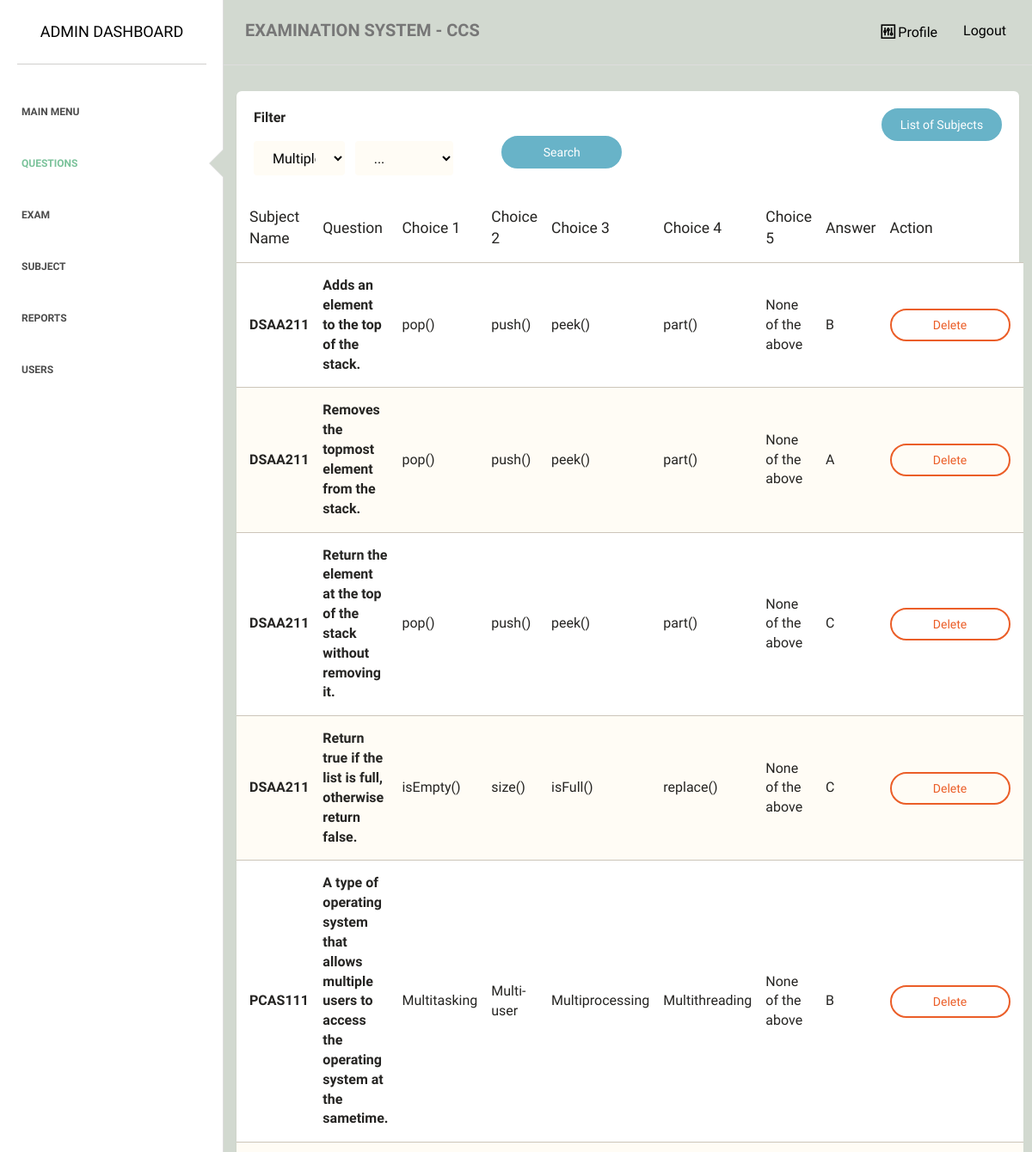
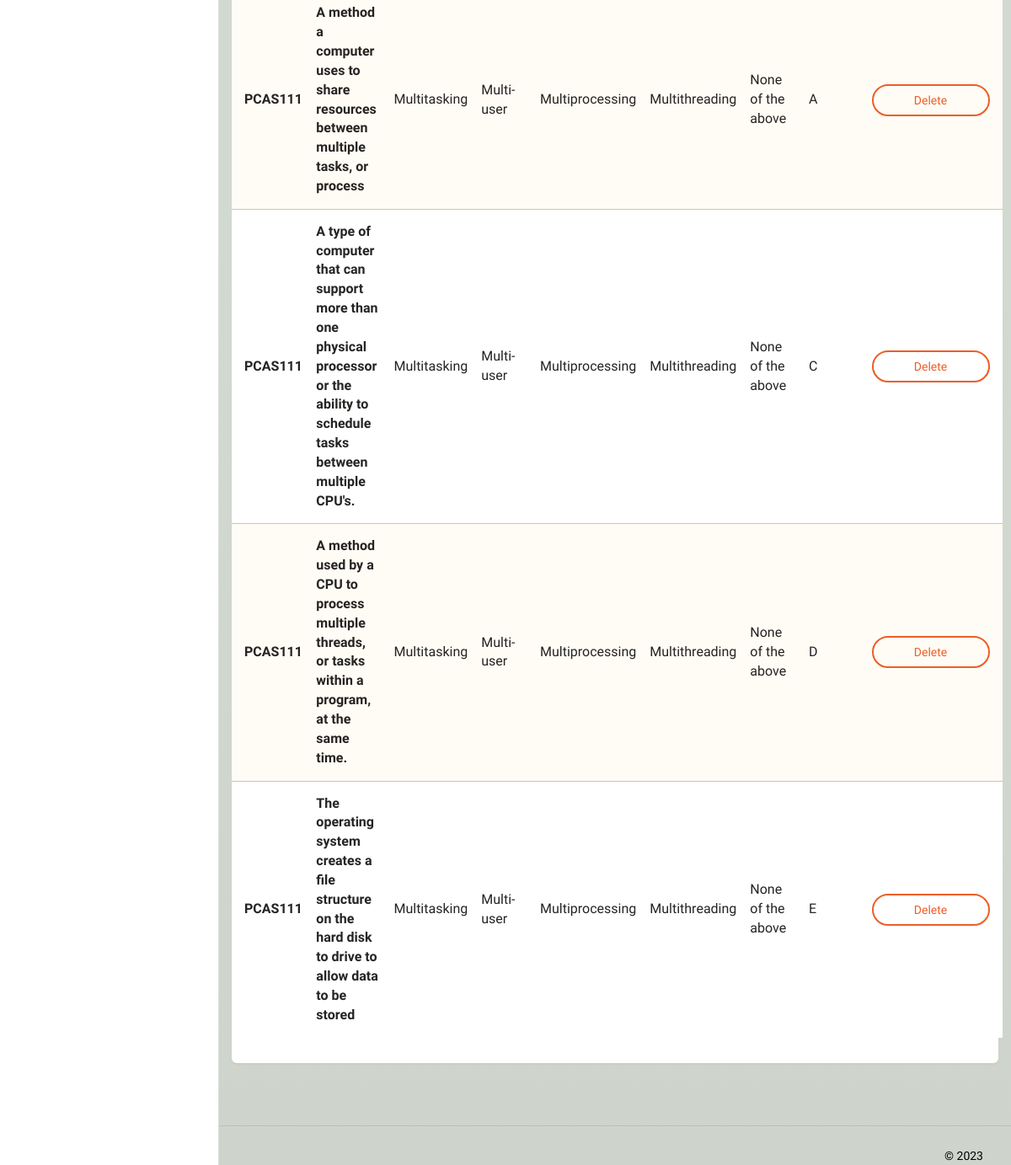
The app's page /admin/questions/index.php with its own data (2 pictures, top to bottom).
### tables this page shows
CREATE TABLE `multiplechoice` (
  `exammulti_id` int(255) NOT NULL,
  `subject` varchar(255) NOT NULL,
  `subject_id` varchar(255) NOT NULL,
  `question` varchar(255) NOT NULL,
  `A` varchar(255) NOT NULL,
  `B` varchar(255) NOT NULL,
  `C` varchar(255) NOT NULL,
  `D` varchar(255) NOT NULL,
  `E` varchar(255) NOT NULL,
  `answer` varchar(255) NOT NULL,
  `yearlevel` varchar(50) NOT NULL,
  `grading_period` varchar(200) NOT NULL,
  `semester` varchar(50) NOT NULL,
  `profname` varchar(200) NOT NULL,
  `prof_id` int(50) NOT NULL,
  `difficulty` varchar(255) NOT NULL
);

### admin/questions/index.php (the view, shortened to what this page needs)
<?php
require_once "../../dbconnect.php";
$search1 = $_GET['search1'] ?? 'multiplechoice';
$search2 = $_GET['search2'] ?? '';
$statement = $pdo->prepare('SELECT s.*, (select count(*) from enrolled_student e where e.subject_id = s.rnd_id) as number_of_stud,
(select count(*) from prof_subjects p where p.subject_id = s.rnd_id) as number_of_prof FROM subject s');
$statement->execute();
if ($search1 && $search2) {
    $statement = $pdo->prepare("SELECT * FROM $search1 WHERE subject = :subject_name");
    $statement->bindValue(':subject_name', $search2);
} else {
    $statement = $pdo->prepare("SELECT * FROM $search1");
}
$statement->execute();
$procdata = $statement->fetchAll(PDO::FETCH_ASSOC);
?>
<!doctype html>
<html lang="en">
<head>
    <link href="../../assets/css/main.css" rel="stylesheet" />
    <link href="../../assets/css/animate.css" rel="stylesheet"/>
    <link href="../../assets/css/paper-dashboard.css" rel="stylesheet"/>
    <link href="../../assets/css/demo.css" rel="stylesheet" />
    <link href="http://maxcdn.bootstrapcdn.com/font-awesome/latest/css/font-awesome.min.css" rel="stylesheet">
    <link href="../../assets/css/themify-icons.css" rel="stylesheet">
</head>
<body>
<div class="wrapper">
    <div class="sidebar" data-background-color="white" data-active-color="success">
    	<div class="sidebar-wrapper">
            <div class="logo">
                <a href="" class="simple-text">
                    Admin Dashboard
                </a>
            </div>
            <ul class="nav">
                <li>
                    <a href="../">
                        <p>Main Menu</p>
                    </a>
                </li>
                <li class="active">
                    <a href="">
                        <p>Questions</p>
                    </a>
                </li>
                <li>
                    <a href="../exams/">
                        <p>Exam</p>
                    </a>
                </li>
                <li>
                    <a href="../class/">
                        <p>Subject</p>
                    </a>
                </li>
                <li>
                    <a href="../generate/">
                        <p>Reports</p>
                    </a>
                </li>
                <li>
                    <a href="../user/">
                        <p>Users</p>
                    </a>
                </li>
            </ul>
    	</div>
    </div>
    <div class="main-panel">
        <nav class="navbar navbar-default">
            <div class="container-fluid">
                <div class="navbar-header">
                    <a class="navbar-brand" href="#">EXAMINATION SYSTEM - CCS</a>
                </div>
                <div class="collapse navbar-collapse">
                    <ul class="nav navbar-nav navbar-right">
                        <li>
                            <a href="../profile.php">
                                <i class="ti-panel"></i>
								<p>Profile</p>
                            </a>
                        </li>
						<li>
                            <a href="../../logout">
								<p>Logout</p>
                            </a>
                        </li>
                    </ul>
                </div>
            </div>
        </nav>
        <div class="content">
            <div class="container-fluid">
                <div class="row">
                    <div class="">
                        <div class="card ">
                        <div class="header">
                                <div class="header-arrangement">
                                    <div class="right">
                                        <form action="" method="get">
                                            <div class="flex">
                                                <p><b>Filter</b></p>
                                                <div class="row">
                                                    <div class="col-md-2">
                                                        <select name="search1" class="form-control" style="font-size: medium;">
                                                            <?php if ($search1 == 'multiplechoice'): ?>
                                                            <option value="multiplechoice" selected>Multiple Choice</option>
                                                            <?php endif;?>
                                                            </select>
                                                    </div>
                                                    <div class="col-md-2">
                                                        <select name="search2" class="form-control" style="font-size: medium;">
                                                                <option selected value="">...</option>
                                                        </select>
                                                    </div>
                                                    <button type="submit" class="btn btn-info btn-fill btn-wd" style="margin-left:5rem; margin-bottom:1rem;">Search</button>
                                                </div>
                                            </div>
                                        </form>
                                    </div>
                                    <div class="left">
                                        <a href="list.php" class="btn btn-info btn-fill btn-wd">List of Subjects</a>
                                    </div>
                                </div>
                            </div>
                            <div class="content table-responsive table-full-width">
                                <table class="table table-striped">
                                    <thead>
                                        <?php if ($search1 == 'multiplechoice'): ?>
                                    	<th>Subject Name</th>
                                    	<th>Question</th>
                                    	<th>Choice 1</th>
                                    	<th>Choice 2</th>
                                    	<th>Choice 3</th>
                                    	<th>Choice 4</th>
                                    	<th>Choice 5</th>
                                    	<th>Answer</th>
                                    	<th>Action</th>
                                        <?php endif;?>
                                    </thead>
                                    <tbody>
                                        <?php foreach ($procdata as $i => $item): ?>
                                        <tr>
                                        	<td style="font-size:medium;"><b><?php echo $item['subject']; ?></b></td>
                                        	<td style="font-size:medium;"><b><?php echo $item['question']; ?></b></td>
                                            <?php if ($search1 == 'multiplechoice'): ?>
                                                <td style="font-size:medium;"><?php echo $item['A']; ?></td>
                                                <td style="font-size:medium;"><?php echo $item['B']; ?></td>
                                                <td style="font-size:medium;"><?php echo $item['C']; ?></td>
                                                <td style="font-size:medium;"><?php echo $item['D']; ?></td>
                                                <td style="font-size:medium;"><?php echo $item['E']; ?></td>
                                            <?php endif;?>
                                            <td style="font-size:medium;"><?php echo $item['answer']; ?></td>
                                        	<td style="text-align:left;">
                                                <?php if ($search1 == 'multiplechoice'): ?>
                                                    <a href="delete.php?exammulti_id=<?php echo $item['exammulti_id']; ?>" class="btn btn-danger btn-wd">Delete</a>
                                                <?php endif;?>
                                            </td>
                                        </tr>
                                        <?php endforeach;?>
                                    </tbody>
                                </table>
                            </div>
                        </div>
                    </div>
                </div>
            </div>
        </div>
        <footer class="footer">
            <div class="container-fluid">
                <div class="copyright pull-right">
                    &copy; <script>document.write(new Date().getFullYear())</script>
                </div>
            </div>
        </footer>
    </div>
</div>
</body>
</html>

### assets/css/demo.css (style rules this page uses)
.header-arrangement { display: flex; }
.header-arrangement .right { flex: 1; }

### records on screen
multiplechoice: subject "DSAA211", question "Adds an element to the top of the stack.", A "pop()", B "push()", C "peek()", D "part()", E "None of the above", answer "B"
multiplechoice: subject "DSAA211", question "Removes the topmost element from the stack.", A "pop()", B "push()", C "peek()", D "part()", E "None of the above", answer "A"
multiplechoice: subject "DSAA211", question "Return the element at the top of the stack without removing it.", A "pop()", B "push()", C "peek()", D "part()", E "None of the above", answer "C"
multiplechoice: subject "DSAA211", question "Return true if the list is full, otherwise return false.", A "isEmpty()", B "size()", C "isFull()", D "replace()", E "None of the above", answer "C"
multiplechoice: subject "PCAS111", question "A type of operating system that allows multiple users to access the operating system at the sametime.", A "Multitasking", B "Multi-user", C "Multiprocessing", D "Multithreading", E "None of the above", answer "B"
multiplechoice: subject "PCAS111", question "A method a computer uses to share resources between multiple tasks, or process", A "Multitasking", B "Multi-user", C "Multiprocessing", D "Multithreading", E "None of the above", answer "A"
multiplechoice: subject "PCAS111", question "A type of computer that can support more than one physical processor or the ability to schedule tasks between multiple CPU's.", A "Multitasking", B "Multi-user", C "Multiprocessing", D "Multithreading", E "None of the above", answer "C"
multiplechoice: subject "PCAS111", question "A method used by a CPU to process multiple threads, or tasks within a program, at the same time.", A "Multitasking", B "Multi-user", C "Multiprocessing", D "Multithreading", E "None of the above", answer "D"
multiplechoice: subject "PCAS111", question "The operating system creates a file structure on the hard disk to drive to allow data to be stored", A "Multitasking", B "Multi-user", C "Multiprocessing", D "Multithreading", E "None of the above", answer "E"
